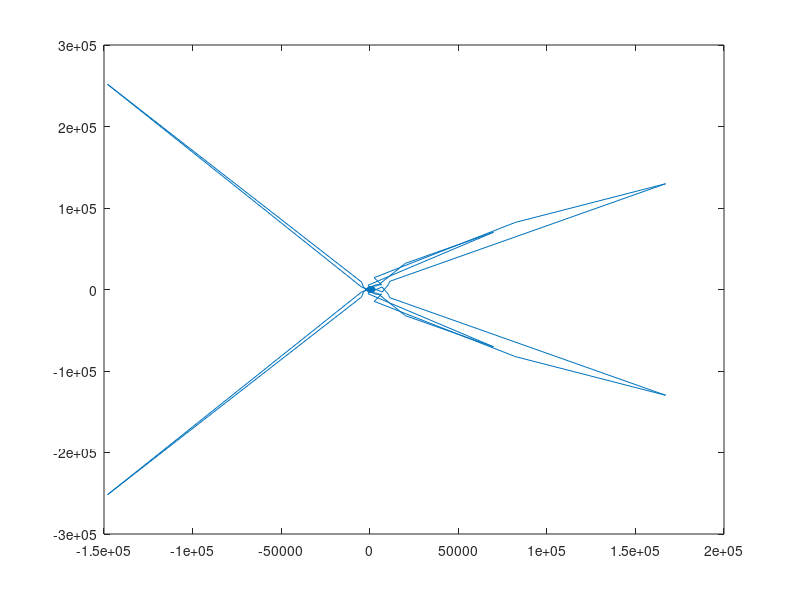

MATLAB code for this plot:
function qq=bruit()
  sign1 = @(x) 1.3 .*sin(2* pi* 15.*x);
  sign2 = @(x) 1.7 .*sin(2* pi* 35.*x);
  sign3 = @(x) 2 .*sin(2* pi* 40.*x);
  f = @(x) sign1(x) + sign2(x)+ sign3(x);
  t=[0:0.01:2*pi];
  bruit= gallery('normaldata', size(t),4);
  signal= f(t) + bruit;
  ft=fft(signal);
  coeffsq= ft.^2
  plot(coeffsq)

